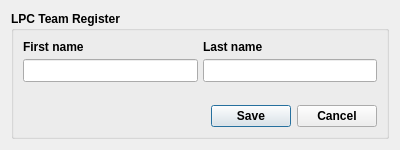
<?xml version="1.0" encoding="UTF-8"?>
<ui version="4.0">
 <class>LPCTeamRegister</class>
 <widget class="QDialog" name="LPCTeamRegister">
  <property name="windowModality">
   <enum>Qt::WindowModal</enum>
  </property>
  <property name="geometry">
   <rect>
    <x>0</x>
    <y>0</y>
    <width>400</width>
    <height>150</height>
   </rect>
  </property>
  <property name="minimumSize">
   <size>
    <width>400</width>
    <height>150</height>
   </size>
  </property>
  <property name="windowTitle">
   <string>Dialog</string>
  </property>
  <layout class="QGridLayout" name="gridLayout">
   <item row="0" column="0">
    <widget class="QGroupBox" name="lpcGroupBox">
     <property name="sizePolicy">
      <sizepolicy hsizetype="Preferred" vsizetype="MinimumExpanding">
       <horstretch>0</horstretch>
       <verstretch>0</verstretch>
      </sizepolicy>
     </property>
     <property name="minimumSize">
      <size>
       <width>0</width>
       <height>100</height>
      </size>
     </property>
     <property name="maximumSize">
      <size>
       <width>16777215</width>
       <height>16777215</height>
      </size>
     </property>
     <property name="font">
      <font>
       <weight>75</weight>
       <bold>true</bold>
      </font>
     </property>
     <property name="title">
      <string>LPC Team Register</string>
     </property>
     <layout class="QGridLayout" name="gridLayout_2">
      <item row="1" column="0">
       <spacer name="verticalSpacer">
        <property name="orientation">
         <enum>Qt::Vertical</enum>
        </property>
        <property name="sizeType">
         <enum>QSizePolicy::Expanding</enum>
        </property>
        <property name="sizeHint" stdset="0">
         <size>
          <width>20</width>
          <height>10</height>
         </size>
        </property>
       </spacer>
      </item>
      <item row="0" column="0">
       <layout class="QVBoxLayout" name="verticalLayout">
        <property name="spacing">
         <number>5</number>
        </property>
        <item>
         <layout class="QHBoxLayout" name="horizontalLayout_2">
          <item>
           <widget class="QLabel" name="firstNameLabel">
            <property name="styleSheet">
             <string notr="true">font: 8pt &quot;MS Shell Dlg 2&quot;;</string>
            </property>
            <property name="text">
             <string>First name</string>
            </property>
           </widget>
          </item>
          <item>
           <widget class="QLabel" name="lastNameLabel">
            <property name="styleSheet">
             <string notr="true">font: 8pt &quot;MS Shell Dlg 2&quot;;</string>
            </property>
            <property name="text">
             <string>Last name</string>
            </property>
           </widget>
          </item>
         </layout>
        </item>
        <item>
         <layout class="QHBoxLayout" name="horizontalLayout_3">
          <item>
           <widget class="QLineEdit" name="lpcTeamFirstNameLineEdit">
            <property name="minimumSize">
             <size>
              <width>0</width>
              <height>23</height>
             </size>
            </property>
            <property name="styleSheet">
             <string notr="true">font: 8pt &quot;MS Shell Dlg 2&quot;;</string>
            </property>
           </widget>
          </item>
          <item>
           <widget class="QLineEdit" name="lpcTeamLastNameLineEdit">
            <property name="sizePolicy">
             <sizepolicy hsizetype="Expanding" vsizetype="Fixed">
              <horstretch>0</horstretch>
              <verstretch>0</verstretch>
             </sizepolicy>
            </property>
            <property name="minimumSize">
             <size>
              <width>0</width>
              <height>23</height>
             </size>
            </property>
            <property name="styleSheet">
             <string notr="true">font: 8pt &quot;MS Shell Dlg 2&quot;;</string>
            </property>
           </widget>
          </item>
         </layout>
        </item>
       </layout>
      </item>
      <item row="2" column="0">
       <layout class="QHBoxLayout" name="horizontalLayout">
        <property name="spacing">
         <number>5</number>
        </property>
        <item>
         <spacer name="horizontalSpacer_3">
          <property name="orientation">
           <enum>Qt::Horizontal</enum>
          </property>
          <property name="sizeHint" stdset="0">
           <size>
            <width>40</width>
            <height>20</height>
           </size>
          </property>
         </spacer>
        </item>
        <item>
         <widget class="QDialogButtonBox" name="lpcTeamRegisterButtonBox">
          <property name="sizePolicy">
           <sizepolicy hsizetype="MinimumExpanding" vsizetype="Fixed">
            <horstretch>0</horstretch>
            <verstretch>0</verstretch>
           </sizepolicy>
          </property>
          <property name="minimumSize">
           <size>
            <width>0</width>
            <height>0</height>
           </size>
          </property>
          <property name="styleSheet">
           <string notr="true">font: 8pt &quot;MS Shell Dlg 2&quot;;</string>
          </property>
          <property name="orientation">
           <enum>Qt::Horizontal</enum>
          </property>
          <property name="standardButtons">
           <set>QDialogButtonBox::Cancel|QDialogButtonBox::Save</set>
          </property>
          <property name="centerButtons">
           <bool>false</bool>
          </property>
         </widget>
        </item>
       </layout>
      </item>
     </layout>
    </widget>
   </item>
  </layout>
 </widget>
 <resources/>
 <connections/>
</ui>
